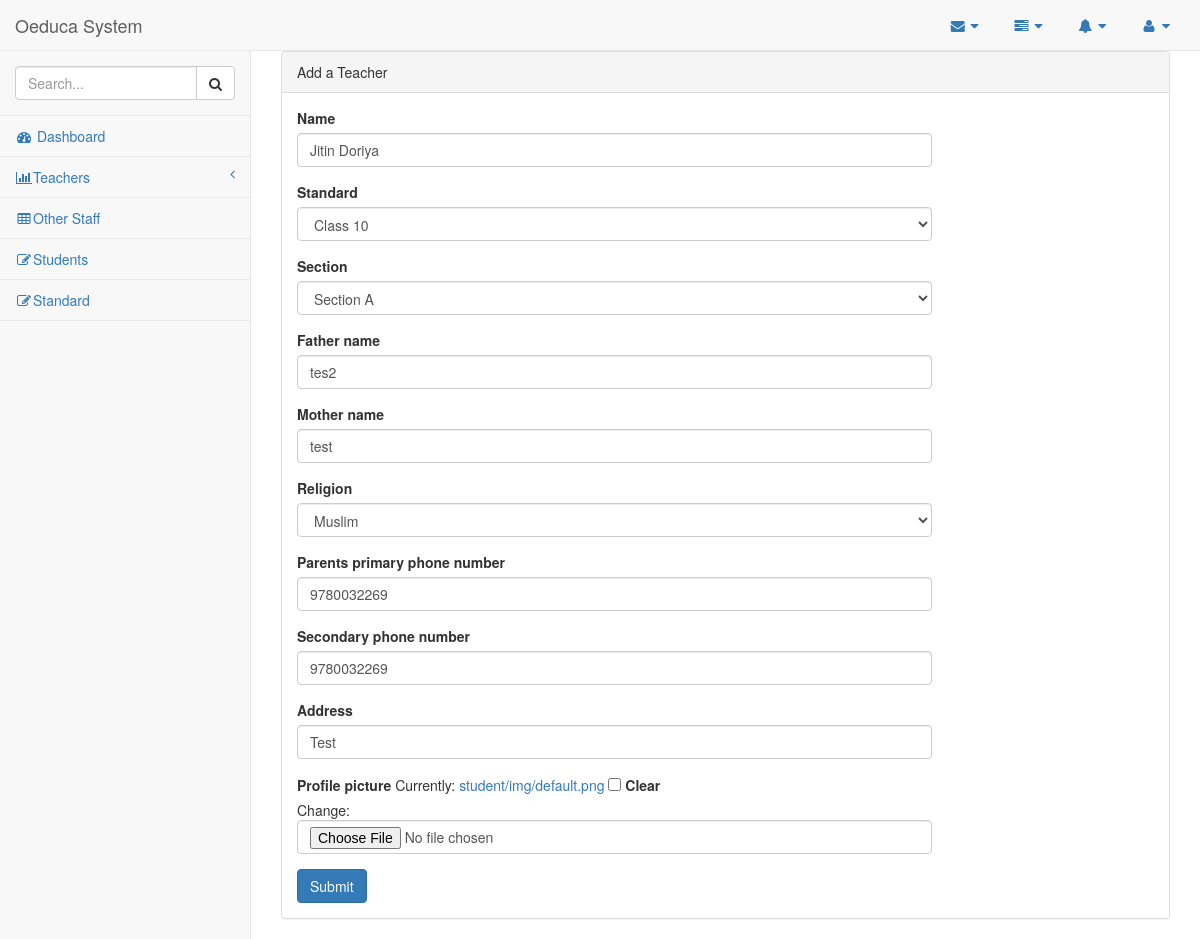
Screenshot of /student/22/edit/ (signed in) with the database file from the repository.
### student/models.py (models this page shows, shortened)
class Student(models.Model):
    name = models.CharField(max_length=250)
    standard = models.ForeignKey(Standard, related_name ='student_standard')
    section = models.ForeignKey(Section,related_name ='student_section')
    father_name = models.CharField(max_length=255)
    mother_name = models.CharField(max_length=255)
    RELIGION = (
        ('hindu','Hinduism'),
        ('muslim','Muslim'),
        ('christian','Christian'),
        ('sikh','Sikh')
    )
    created_date = models.DateTimeField(auto_now_add=True)
    religion = models.CharField(max_length=10, choices=RELIGION,blank=True,verbose_name="Religion")
    parents_primary_phone_number = models.CharField(max_length=10,unique=True, validators=[RegexValidator(regex='^\d{10}$', message='Length has to be 10', code='Invalid number')])
    secondary_phone_number = models.CharField(max_length=10,unique=True, validators=[RegexValidator(regex='^\d{10}$', message='Length has to be 10', code='Invalid number')])
    address = models.CharField(max_length=255)
    picture = models.ImageField(null=True,
                                blank=True,
                                default='student/img/default.png',
                                height_field="height_field",
                                width_field="width_field",
                                verbose_name="profile picture"
                                )
    height_field = models.IntegerField(default=600, null=True)
    width_field = models.IntegerField(default=600, null=True)

### student/views.py (the view)
# urls.py: url(r'^(?P<pk>\d+)/edit/$', views.StudentUpdateView.as_view(), name='student_edit')
class StudentUpdateView(LoginRequiredMixin,UpdateView):
    login_url = 'login'
    redirect_field_name = 'student/student_list.html'
    form_class = StudentForm
    redirect_field_name = 'student/student_detail.html'
    model = Student
    template_name = 'student/form.html'

### student/forms.py
class StudentForm(forms.ModelForm):
    class Meta:
        model = Student
        fields = ('name',
                'standard',
                'section',
                'father_name',
                'mother_name',
                'religion',
                'parents_primary_phone_number',
                'secondary_phone_number',
                'address',
                'picture'
                )

### account/models.py (called while the page is built)
    def get_absolute_url(self):
        return reverse("account:user_profile", kwargs={"username": self.username})

### section/models.py (called while the page is built)
    def __str__(self):
        return self.name

### standard/models.py (called while the page is built)
    def __str__(self):
        return self.name

### student/templates/student/form.html (shortened to what this page needs)
{% extends "base.html" %} {% load widget_tweaks %} {% block title %} {{ title }} {% endblock %} {% block body_block %}
<div class="row"> {% include "messages.html" %}
    <div class="col-lg-12">
        <div class='panel panel-default'>
            <div class="panel-heading">Add a Teacher</div>
            <div class="panel-body">
                <div class="row">
                    <div class="col-lg-9">
                        <form method="POST" class="post-form form-vertical" enctype="multipart/form-data"> {% csrf_token %}
                            <div class="form"> {% for hidden in form.hidden_fields %} {{ hidden }} {% endfor %}  {% for field in form.visible_fields %}
                                <div class="form-group">
                                    <label for="{{ field.id_for_label }}">{{ field.label }}</label> {% render_field field class="form-control" placeholder=field.name %} </div> {% endfor %}
                                <button type="submit" class=" save btn btn-primary">Submit</button>
                               </div>
                        </form>
                    </div>
                </div>
            </div>
        </div>
    </div>
</div>
{% endblock %}

### rows the page displays
Student: name "Jitin Doriya" "Class 10" "Section A" "tes2" "test" "Muslim" "9780032269" "9780032269" "Test"

### other values shown
{{ field.label }} "Name" "Standard" "Section" "Father name" "Mother name" "Religion" "Parents primary phone number" "Secondary phone number" "Address" "Profile picture"
